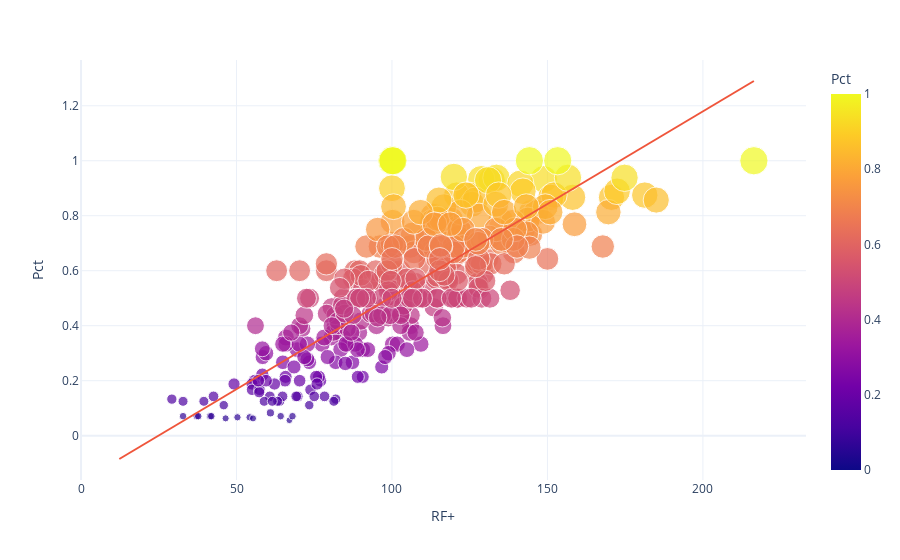

The notebook cell saved with this chart:
### Code cell
fig = px.scatter(st, x='RF+', y='Pct', color='Pct', size='Pct', trendline='ols')
fig.update_layout(
    xaxis_title='RF+',
    yaxis_title='Pct',
    template = 'plotly_white',
)
fig.show()

### Figure 1 — Plotly figure (JSON) as saved in the notebook; plotly's stock layout.template omitted (floating-point values rounded to 4 significant figures; data arrays with more than 128 entries replaced by an {"elided": "..."} marker saying what was removed)
{"data": [{"hovertemplate": "RF+=%{x}<br>Pct=%{marker.color}<extra></extra>", "legendgroup": "", "marker": {"color": {"elided": "350 float values"}, "coloraxis": "coloraxis", "size": {"elided": "350 float values"}, "sizemode": "area", "sizeref": 0.0025, "symbol": "circle"}, "mode": "markers", "name": "", "orientation": "v", "showlegend": false, "type": "scatter", "x": {"elided": "350 float values"}, "xaxis": "x", "y": {"elided": "350 float values"}, "yaxis": "y"}, {"hovertemplate": "<b>OLS trendline</b><br>Pct = 0.00673591 * RF+ + -0.167631<br>R<sup>2</sup>=0.714917<br><br>RF+=%{x}<br>Pct=%{y} <b>(trend)</b><extra></extra>", "legendgroup": "", "marker": {"symbol": "circle"}, "mode": "lines", "name": "", "showlegend": false, "type": "scatter", "x": {"elided": "350 float values"}, "xaxis": "x", "y": {"elided": "350 float values"}, "yaxis": "y"}], "layout": {"coloraxis": {"colorbar": {"title": {"text": "Pct"}}, "colorscale": [[0, "#0d0887"], [0.1111, "#46039f"], [0.2222, "#7201a8"], [0.3333, "#9c179e"], [0.4444, "#bd3786"], [0.5556, "#d8576b"], [0.6667, "#ed7953"], [0.7778, "#fb9f3a"], [0.8889, "#fdca26"], [1, "#f0f921"]]}, "legend": {"itemsizing": "constant", "tracegroupgap": 0}, "margin": {"t": 60}, "xaxis": {"anchor": "y", "domain": [0, 1], "title": {"text": "RF+"}}, "yaxis": {"anchor": "x", "domain": [0, 1], "title": {"text": "Pct"}}}}
